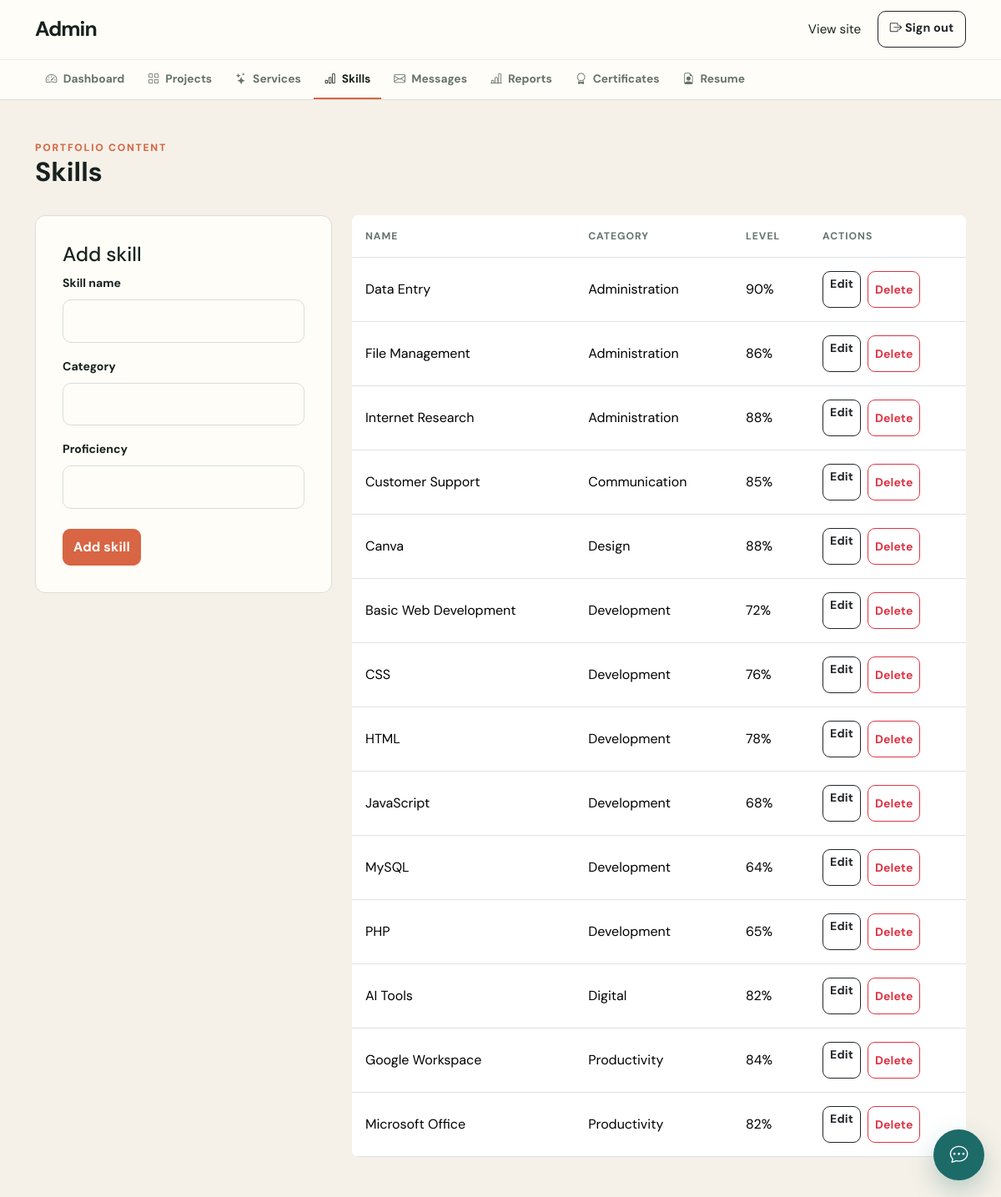
Page /admin/skills.php (signed in) on the committed database.
### tables this page shows
CREATE TABLE IF NOT EXISTS skills (id INT UNSIGNED AUTO_INCREMENT PRIMARY KEY, name VARCHAR(100) NOT NULL, category VARCHAR(100) NOT NULL, proficiency TINYINT UNSIGNED NOT NULL DEFAULT 70, created_at TIMESTAMP DEFAULT CURRENT_TIMESTAMP);

### includes/functions.php (called while the page is built, shortened)
<?php
function e($value): string
{
    return htmlspecialchars((string) $value, ENT_QUOTES, 'UTF-8');
}

### admin/skills.php (the view, shortened to what this page needs)
<?php
require_once __DIR__ . '/../config/database.php';
require_once __DIR__ . '/../includes/functions.php';
$editSkill = null;
$skills = $pdo->query(
    'SELECT * FROM skills ORDER BY category, name'
)->fetchAll();
require __DIR__ . '/includes/header.php';
?>
<div class="admin-page-header mb-4">
    <div>
        <div class="section-kicker">Portfolio content</div>
        <h1 class="h2 fw-bold">Skills</h1>
    </div>
</div>
<div class="row g-4">
    <div class="col-lg-4">
        <section class="soft-panel">
            <h2 class="h4">
                <?= $editSkill ? 'Edit' : 'Add' ?> skill
            </h2>
            <form method="post">
                <div class="mb-3">
                    <label class="form-label" for="name">Skill name</label>
                    <input
                        class="form-control"
                        id="name"
                        name="name"
                        value="<?= e($editSkill['name'] ?? '') ?>"
                        required
                    >
                </div>
                <div class="mb-3">
                    <label class="form-label" for="category">Category</label>
                    <input
                        class="form-control"
                        id="category"
                        name="category"
                        value="<?= e($editSkill['category'] ?? '') ?>"
                        required
                    >
                </div>
                <div class="mb-4">
                    <label class="form-label" for="proficiency">Proficiency</label>
                    <input
                        class="form-control"
                        id="proficiency"
                        type="number"
                        name="proficiency"
                        min="0"
                        max="100"
                        value="<?= e($editSkill['proficiency'] ?? '') ?>"
                        required
                    >
                </div>
                <button class="btn btn-primary" type="submit">
                    <?= $editSkill ? 'Update' : 'Add' ?> skill
                </button>
            </form>
        </section>
    </div>
    <div class="col-lg-8">
        <div class="table-responsive bg-white rounded-3">
            <table class="table admin-table">
                <thead>
                    <tr>
                        <th scope="col">Name</th>
                        <th scope="col">Category</th>
                        <th scope="col">Level</th>
                        <th scope="col">Actions</th>
                    </tr>
                </thead>
                <tbody>
                    <?php foreach ($skills as $skill): ?>
                        <tr>
                            <td><?= e($skill['name']) ?></td>
                            <td><?= e($skill['category']) ?></td>
                            <td><?= (int) $skill['proficiency'] ?>%</td>
                            <td>
                                <div class="d-flex flex-wrap gap-2">
                                    <a
                                        href="?edit=<?= (int) $skill['id'] ?>"
                                        class="btn btn-sm btn-outline-dark"
                                    >
                                        Edit
                                    </a>
                                    <form method="post">
                                        <button
                                            class="btn btn-sm btn-outline-danger"
                                            name="delete"
                                            type="submit"
                                            data-confirm="Delete this skill?"
                                        >
                                            Delete
                                        </button>
                                    </form>
                                </div>
                            </td>
                        </tr>
                    <?php endforeach; ?>
                </tbody>
            </table>
        </div>
    </div>
</div>
<?php require __DIR__ . '/includes/footer.php'; ?>

### admin/includes/header.php (shortened to what this page needs)
<?php
require_once __DIR__ . '/../../includes/functions.php';
$adminPage = basename($_SERVER['PHP_SELF']);
$adminNavigation = [
    ['label' => 'Dashboard', 'url' => 'dashboard.php', 'page' => 'dashboard.php', 'icon' => 'bi-speedometer2'],
    ['label' => 'Projects', 'url' => 'projects.php', 'page' => 'projects.php', 'icon' => 'bi-grid'],
    ['label' => 'Services', 'url' => 'services.php', 'page' => 'services.php', 'icon' => 'bi-stars'],
    ['label' => 'Skills', 'url' => 'skills.php', 'page' => 'skills.php', 'icon' => 'bi-bar-chart'],
    ['label' => 'Messages', 'url' => 'messages.php', 'page' => 'messages.php', 'icon' => 'bi-envelope'],
    ['label' => 'Reports', 'url' => 'reports.php', 'page' => 'reports.php', 'icon' => 'bi-bar-chart-line'],
    ['label' => 'Certificates', 'url' => 'certificates.php', 'page' => 'certificates.php', 'icon' => 'bi-award'],
    ['label' => 'Resume', 'url' => 'resume.php', 'page' => 'resume.php', 'icon' => 'bi-file-earmark-person'],
];
?>
<!doctype html>
<html lang="en">
<head>
    <link
        href="https://cdn.jsdelivr.net/npm/bootstrap@5.3.3/dist/css/bootstrap.min.css"
        rel="stylesheet"
    >
    <link
        rel="stylesheet"
        href="https://cdn.jsdelivr.net/npm/bootstrap-icons@1.11.3/font/bootstrap-icons.min.css"
    >
    <link rel="stylesheet" href="../assets/css/style.css?v=7">
</head>
<body>
    <nav class="navbar site-nav admin-topbar">
        <div class="container">
            <a class="navbar-brand" href="dashboard.php">
                Admin
            </a>
            <div class="admin-topbar-actions">
                <a
                    class="admin-view-site"
                    href="../index.php"
                    target="_blank"
                    rel="noopener"
                >
                    View site
                </a>
                <a class="btn btn-outline-dark admin-signout" href="signout.php" aria-label="Sign out" title="Sign out">
                    <i class="bi bi-box-arrow-right" aria-hidden="true"></i>
                    Sign out
                </a>
            </div>
        </div>
    </nav>
    <nav class="admin-nav-bar" aria-label="Admin sections">
        <div class="container">
            <div class="admin-nav-list">
                <?php foreach ($adminNavigation as $navigationItem): ?>
                    <a
                        class="admin-nav-link <?= $adminPage === $navigationItem['page'] ? 'active' : '' ?>"
                        href="<?= e($navigationItem['url']) ?>"
                        <?= $adminPage === $navigationItem['page'] ? 'aria-current="page"' : '' ?>
                    >
                        <i class="bi <?= e($navigationItem['icon']) ?>" aria-hidden="true"></i>
                        <?= e($navigationItem['label']) ?>
                    </a>
                <?php endforeach; ?>
            </div>
        </div>
    </nav>
    <main id="admin-content" class="container py-5">

### admin/includes/footer.php (shortened to what this page needs)
    </main>
    <?php require __DIR__ . '/chatbot.php'; ?>
</body>
</html>

### admin/includes/chatbot.php (shortened to what this page needs)
<div class="portfolio-chatbot-widget admin-chatbot-widget" data-chatbot data-chatbot-context="admin">
    <button class="portfolio-chatbot-launcher" type="button" data-chatbot-launcher aria-expanded="false">
        <i class="bi bi-chat-dots" aria-hidden="true"></i>
    </button>
</div>

### rows in the picture
skills: name "Data Entry", category "Administration", proficiency "90"
skills: name "File Management", category "Administration", proficiency "86"
skills: name "Internet Research", category "Administration", proficiency "88"
skills: name "Customer Support", category "Communication", proficiency "85"
skills: name "Canva", category "Design", proficiency "88"
skills: name "Basic Web Development", category "Development", proficiency "72"
skills: name "CSS", category "Development", proficiency "76"
skills: name "HTML", category "Development", proficiency "78"
skills: name "JavaScript", category "Development", proficiency "68"
skills: name "MySQL", category "Development", proficiency "64"
skills: name "PHP", category "Development", proficiency "65"
skills: name "AI Tools", category "Digital", proficiency "82"
skills: name "Google Workspace", category "Productivity", proficiency "84"
skills: name "Microsoft Office", category "Productivity", proficiency "82"

### other values in the picture
$navigationItem['label'] "Dashboard"
$navigationItem['label'] "Projects"
$navigationItem['label'] "Services"
$navigationItem['label'] "Skills"
$navigationItem['label'] "Messages"
$navigationItem['label'] "Reports"
$navigationItem['label'] "Certificates"
$navigationItem['label'] "Resume"
